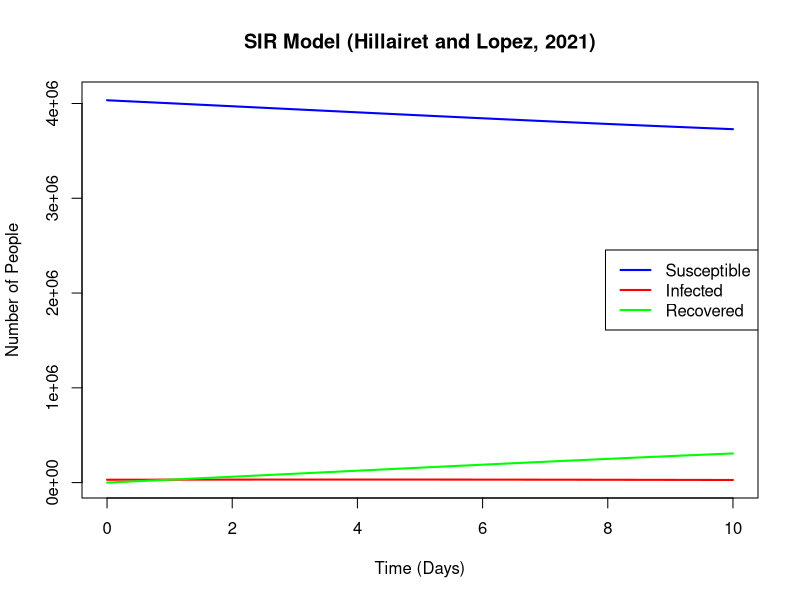
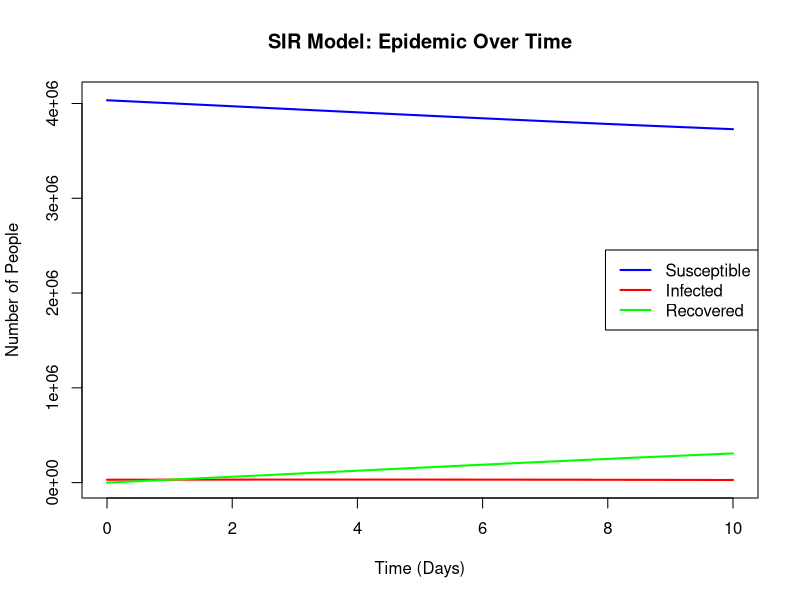
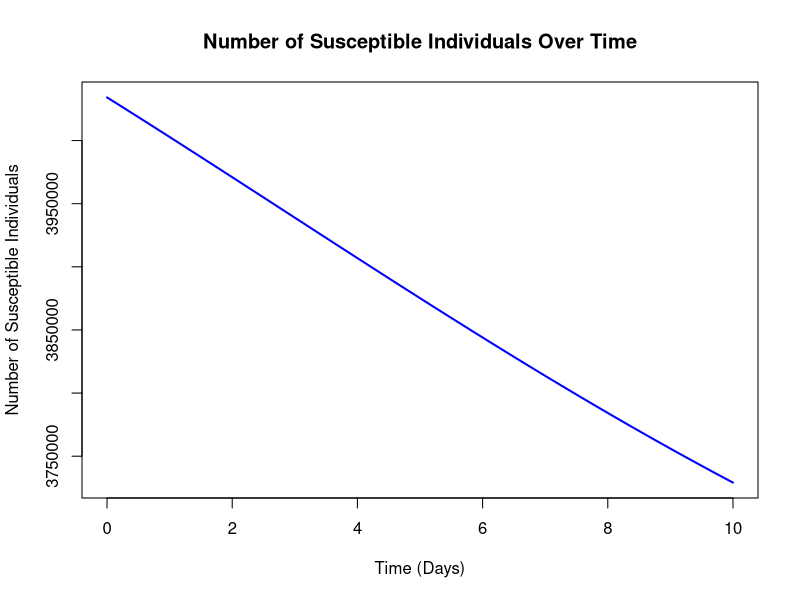
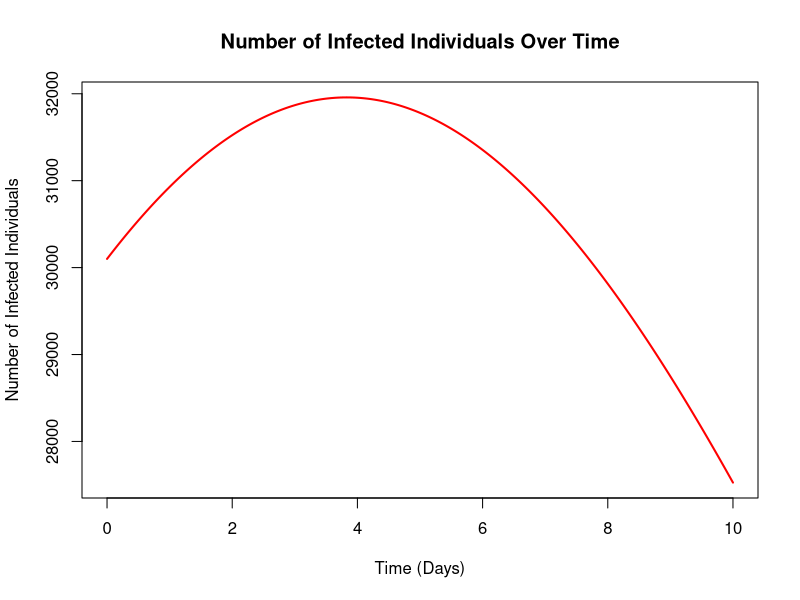
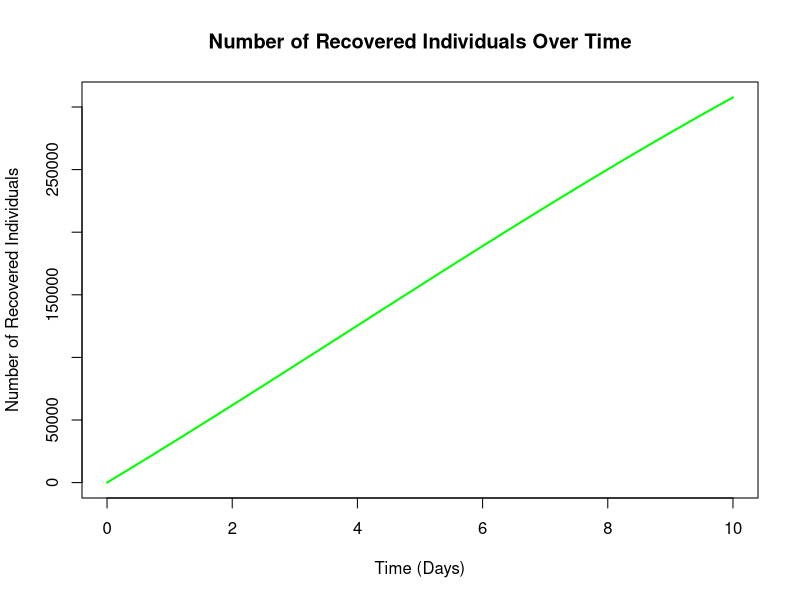

R code for these plots, in order: (Note: this script raises an error after producing the figures.)
library(deSolve)


beta <- 2.556e-7   # 감염률
gamma <- 1         # 회복률
N <- 4064279       # 전체 인구 수
initial_infected <- 30100  # 초기 감염자 수

init <- c(S = N - initial_infected, I = initial_infected, R = 0)


SIR <- function(time, state, parameters) {
  with(as.list(c(state, parameters)), {
    dS <- -beta * S * I
    dI <- beta * S * I - gamma * I
    dR <- gamma * I
    return(list(c(dS, dI, dR)))
  })
}


times <- seq(0, 10, by = 0.001)


parameters <- c(beta = beta, gamma = gamma)


out <- ode(y = init, times = times, func = SIR, parms = parameters)
sir_df <- as.data.frame(out)
tail(sir_df)

plot(sir_df$time, sir_df$S, type = "l", col = "blue", lwd = 2, ylim = c(0, N),
     xlab = "Time (Days)", ylab = "Number of People",
     main = "SIR Model (Hillairet and Lopez, 2021)")
lines(sir_df$time, sir_df$I, col = "red", lwd = 2)
lines(sir_df$time, sir_df$R, col = "green", lwd = 2)

# 범례 추가
legend("right", legend = c("Susceptible", "Infected", "Recovered"), 
       col = c("blue", "red", "green"), lwd = 2)














# library(deSolve)
# 
# # SIR 모델 파라미터 설정
# beta <- 2.556e-7   # 감염률
# gamma <- 1         # 회복률
# N <- 4064279       # 전체 인구 수
# 
# # 초기 조건
# init <- c(S = N - 30100, I = 30100, R = 0)
# 
# # SIR 모델 정의
# SIR <- function(time, state, parameters) {
#   with(as.list(c(state, parameters)), {
#     dS <- -beta * S * I
#     dI <- beta * S * I - gamma * I
#     dR <- gamma * I
#     return(list(c(dS, dI, dR)))
#   })
# }
# 
# # 시뮬레이션 시간 설정
# times <- seq(0, 10, by = 0.001)
# 
# # 시뮬레이션 실행
# parameters <- c(beta = beta, gamma = gamma)
# out <- ode(y = init, times = times, func = SIR, parms = parameters)
# sir_df <- as.data.frame(out)
# tail(sir_df)
# tail(sir_df)
# plot(sir_df$time, sir_df$I, type = "l", col = "blue", lwd = 2,
#      xlab = "Time (days)", ylab = "Infected Individuals (I)",
#      main = "SIR Model: Number of Infected Individuals Over Time")
# 
# 
# 
# 
# i_values <- sir_df$I
# 
# generate_T <- function(n_policyholders, beta, i_values, times){
#   t_values <- numeric(n_policyholdres)
#   cumulative_hazard <- 0
#   
#   for (j in 1:n_policyholders){
#     for (t in seq_along(times)){
#       cumulative_hazard <- cumulative_hazard + beta*i_values[t]
#       t_values <- times[t]
#     } 
#   }
# }
# 
# set.seed(123)
# n_policyholders <- 5000
# T_values <- generate_T(n_policyholders, beta, i_values, times)
# 
# # ==============================================================
# 
# library(deSolve)
# sir_model <- function(time, state, parameters){
#   with(as.list(c(state, parameters)), {
#     dS <- -beta*S*I
#     dI <- beta*S*I - gamma*I
#     dR <- gamma *I
#     return(list(c(dS, dI, dR)))
#   })
# }
# 
# beta <- 2.556e-7
# gamma <- 1
# N <- 4064279
# 
# init <- c(S = N - 30100, I = 30100, R = 0)
# 
# sir_out <- ode(y=init, times = times, func = sir_model, parms = parameters)
# sir_df <- as.data.frame(sir_out)
# 
# hazard_exp <- function(t,c) c*(t>=3)
# hazard_pareto <- function(t,c,alpha) c*(t-3+0.5)^(-alpha)*(t>=3)
# hazard_weibull <- function(t,c,alpha) c*(t-3)^(alpha)*(t>=3)
# 
# set.seed(123)
# n_policyholders <- 10000
# n_simulations < 10000
# results <- data.frame(mean_victimes=numeric(n_simulations),
#                       sd_victims=numeric(n_simulations))
# 
# for(sim in 1:n_simulations){
#   T_j <- rexp()
# }
# 
# 
# # =============================================================
# library(deSolve)
# 
# # SIR 모델 설정
# sir_model <- function(time, state, parameters) {
#   with(as.list(c(state, parameters)), {
#     dS <- -beta * S * I / N
#     dI <- beta * S * I / N - gamma * I
#     dR <- gamma * I
#     return(list(c(dS, dI, dR)))
#   })
# }
# 
# beta <- 2.556e-7
# gamma <- 1
# N <- 4064279
# 
# init <- c(S = N - 30100, I = 30100, R = 0)
# parameters <- c(beta = beta, gamma = gamma)
# times <- seq(0, 10, by = 0.0001)  # 시간 범위 설정
# 
# # SIR 모델 실행
# sir_out <- ode(y = init, times = times, func = sir_model, parms = parameters)
# sir_df <- as.data.frame(sir_out)
# 
# # 면역 반응 속도별 위험률 함수 정의
# get_immunity_time <- function(type) {
#   if (type == "fast_exponential") {
#     return(rexp(1, rate = 1/3))  # 빠른 반응: 평균 3일
#   } else if (type == "medium_exponential") {
#     return(rexp(1, rate = 1/5))  # 중간 반응: 평균 5일
#   } else if (type == "slow_weibull") {
#     return(rweibull(1, shape = 2, scale = 7))  # 느린 반응: Weibull 분포 사용
#   }
# }
# 
# # 시뮬레이션 실행 함수 정의
# simulate_total_victims <- function(n_policyholders, sir_df, beta, response_type) {
#   cumulative_hazard <- 0
#   total_victims <- 0
#   
#   for (j in 1:n_policyholders) {
#     # 감염 시점 T_j 추출 (SIR 모델에서 감염자 수 기반으로 위험률 결정)
#     infection_rate <- beta * sir_df$I / N
#     T_j <- rexp(1, rate = mean(infection_rate))  # 감염 시점
#     
#     # 면역 시점 C_j 추출
#     C_j <- get_immunity_time(response_type)
#     
#     # 면역보다 감염이 먼저 일어난 경우 총 피해자 수 증가
#     if (T_j < C_j) {
#       total_victims <- total_victims + 1
#     }
#   }
#   return(total_victims)
# }
# 
# # 시뮬레이션 반복 및 통계 계산
# set.seed(123)
# n_simulations <- 10000
# response_types <- c("fast_exponential", "medium_exponential", "slow_weibull")
# results <- data.frame(matrix(ncol = length(response_types), nrow = n_simulations))
# colnames(results) <- response_types
# 
# for (i in 1:n_simulations) {
#   for (type in response_types) {
#     results[i, type] <- simulate_total_victims(N, sir_df, parameters["beta"], type)
#   }
# }
# 
# # 통계 요약
# summary_stats <- data.frame(
#   Response_Type = response_types,
#   Mean_Victims = colMeans(results),
#   SD_Victims = apply(results, 2, sd),
#   Median_Victims = apply(results, 2, median),
#   Min_Victims = apply(results, 2, min),
#   Max_Victims = apply(results, 2, max)
# )
# 
# print(summary_stats)
# 
# # 히스토그램 출력 (예: 빠른 반응에 대한 히스토그램)
# hist(results$fast_exponential, breaks = 30, main = "Total Victims (Fast Exponential)",
#      xlab = "Total Number of Victims", col = "lightblue")

# ==============================================================================
#install.packages("deSolve")
library(deSolve)
library(VGAM)
set.seed(123)

beta <- 2.556e-7   # 감염률
gamma <- 1         # 회복률
N <- 4064279       # 전체 인구 수

init <- c(S = N - 30100, I = 30100, R = 0)

SIR <- function(time, state, parameters) {
  with(as.list(c(state, parameters)), {
    dS <- -beta * S * I
    dI <- beta * S * I - gamma * I
    dR <- gamma * I
    return(list(c(dS, dI, dR)))
  })
}

log(1-300000/4064279)/(-1*300000)

times <- seq(0, 10, by = 0.0001)

parameters <- c(beta = beta, gamma = gamma)
out <- ode(y = init, times = times, func = SIR, parms = parameters)
sir_df <- as.data.frame(out)

dt <- diff(times)[1]  # 시간 간격
cumulative_infected <- sum(sir_df$I * dt)  # I(t) * dt의 총합

print(cumulative_infected)

plot(sir_df$time, sir_df$S, type = "l", col = "blue", lwd = 2, ylim = c(0, N),
     xlab = "Time (Days)", ylab = "Number of People",
     main = "SIR Model: Epidemic Over Time")
lines(sir_df$time, sir_df$I, col = "red", lwd = 2)
lines(sir_df$time, sir_df$R, col = "green", lwd = 2)

# 범례 추가
legend("right", legend = c("Susceptible", "Infected", "Recovered"), 
       col = c("blue", "red", "green"), lwd = 2)

plot(sir_df$time, sir_df$S, type = "l", col = "blue", lwd = 2,
     xlab = "Time (Days)", ylab = "Number of Susceptible Individuals",
     main = "Number of Susceptible Individuals Over Time")

# I 그래프
plot(sir_df$time, sir_df$I, type = "l", col = "red", lwd = 2,
     xlab = "Time (Days)", ylab = "Number of Infected Individuals",
     main = "Number of Infected Individuals Over Time")

# R 그래프
plot(sir_df$time, sir_df$R, type = "l", col = "green", lwd = 2,
     xlab = "Time (Days)", ylab = "Number of Recovered Individuals",
     main = "Number of Recovered Individuals Over Time")





num_simulations <- 10000
cumulative_value_results_exp <- numeric(num_simulations)
cumulative_value_results_pareto <- numeric(num_simulations)
cumulative_value_results_weibull <- numeric(num_simulations)

tau_j <- 7
for (sim in 1:num_simulations) {
  cumulative_value_exp <- 0
  cumulative_value_pareto <- 0
  cumulative_value_weibull <- 0
  
  for (t in seq_along(sir_df$time)) {
    lambda_C_exp <- ifelse(t>=tau_j,rexp(1,rate = 1),0)
    lambda_C_pareto <- ifelse(t>=tau_j, rpareto(1, scale=1/2, shape=2),0)
    lambda_C_weibull <- ifelse(t>=tau_j, rweibull(1, shape = 1),0)
    
    survival_C_exp <- exp(-lambda_C_exp*t)
    survival_C_pareto <- exp(-lambda_C_pareto*t)
    survival_C_weibull <- exp(-lambda_C_weibull*t)
    
    lambda_T <- beta*i_values[t]
    density_T <- lambda_T*exp(-lambda_T*t)
    
    value_exp <- survival_C_exp*density_T
    value_pareto <- survival_C_pareto*density_T
    value_weibull <- survival_C_weibull*density_T
    
    cumulative_value_exp <- cumulative_value_exp + value_exp*10000
    cumulative_value_pareto <- cumulative_value_pareto + value_pareto*10000
    cumulative_value_weibull <- cumulative_value_weibull + value_weibull*10000
  }
  cumulative_value_results_exp[sim] <- cumulative_value_exp
  cumulative_value_results_pareto[sim] <- cumulative_value_pareto
  cumulative_value_results_weibull[sim] <- cumulative_value_weibull
}


summary(cumulative_value_results_exp)
sd(cumulative_value_results_exp)

summary(cumulative_value_results_pareto)
sd(cumulative_value_results_pareto)

summary(cumulative_value_results_weibull)
sd(cumulative_value_results_weibull)
